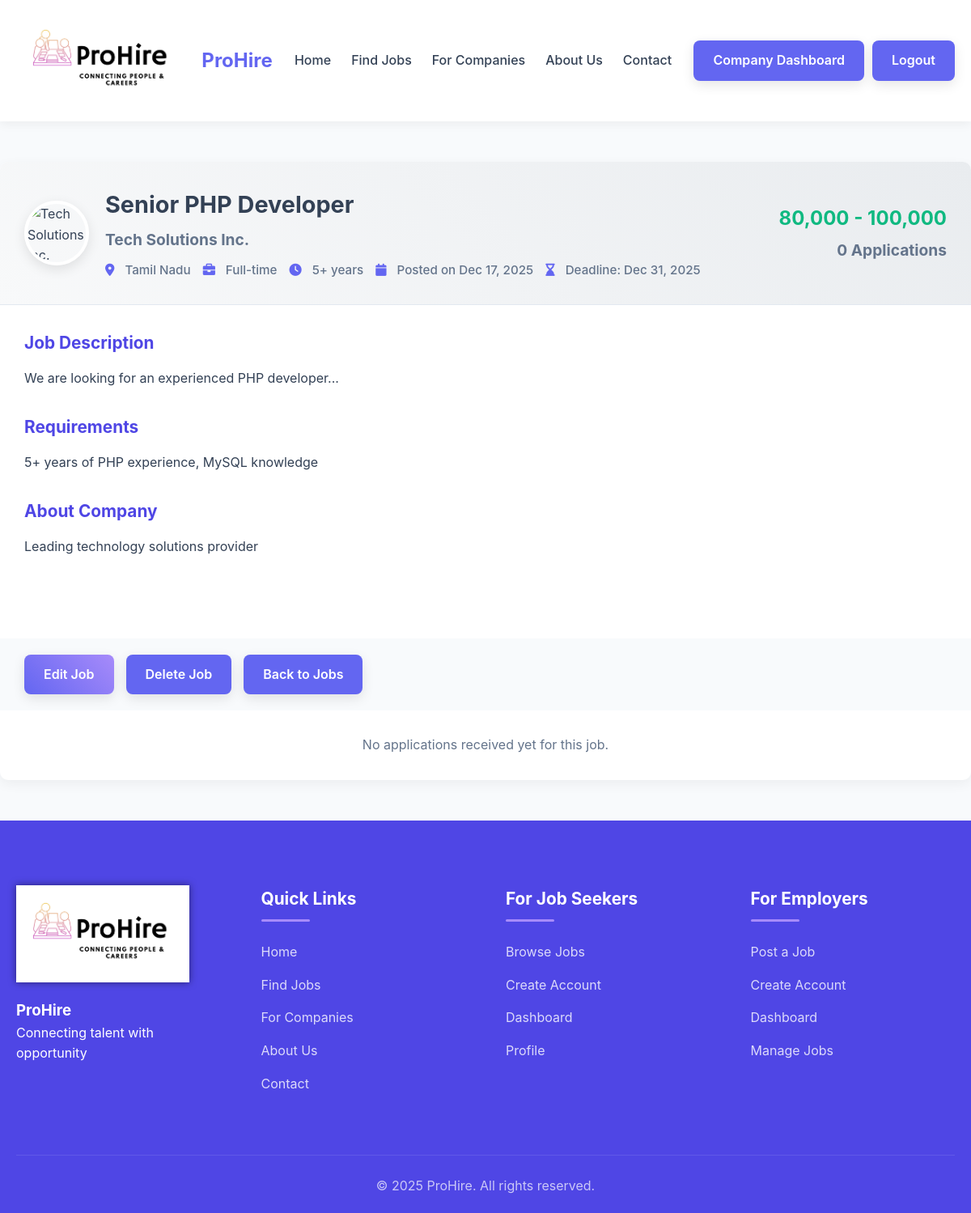
The app's page /company/view_job.php?id=1 (signed in) with its own data.
### tables this page shows
CREATE TABLE jobs (
    id INT(11) AUTO_INCREMENT PRIMARY KEY,
    company_id INT(11) NOT NULL,
    job_title VARCHAR(100) NOT NULL,
    description TEXT NOT NULL,
    requirements TEXT,
    salary VARCHAR(100),
    location VARCHAR(100),
    job_type VARCHAR(50),
    experience_required VARCHAR(50),
    posted_on TIMESTAMP DEFAULT CURRENT_TIMESTAMP,
    deadline DATE,
    FOREIGN KEY (company_id) REFERENCES companies(id)
);

CREATE TABLE companies (
    id INT(11) AUTO_INCREMENT PRIMARY KEY,
    company_name VARCHAR(100) NOT NULL,
    email VARCHAR(100) NOT NULL UNIQUE,
    password VARCHAR(255) NOT NULL,
    phone VARCHAR(20),
    address TEXT,
    industry VARCHAR(100),
    description TEXT,
    logo_path VARCHAR(255),
    created_at TIMESTAMP DEFAULT CURRENT_TIMESTAMP
);

### company/view_job.php (the view, shortened to what this page needs)
<?php
require_once '../includes/config.php';
$company_id = $_SESSION['company_id'];
$job_id = isset($_GET['id']) ? (int)$_GET['id'] : 0;
$query = "SELECT j.*, c.company_name, c.description as company_description, c.logo_path
          FROM jobs j
          JOIN companies c ON j.company_id = c.id
          WHERE j.id = $job_id AND j.company_id = $company_id";
$result = mysqli_query($conn, $query);
$job = mysqli_fetch_assoc($result);
$applications_query = "SELECT a.*, u.full_name, u.email, u.phone
                      FROM applications a
                      JOIN users u ON a.user_id = u.id
                      WHERE a.job_id = $job_id
                      ORDER BY a.applied_on DESC";
$applications_result = mysqli_query($conn, $applications_query);
$applications_count = mysqli_num_rows($applications_result);
include_once '../includes/header.php';
?>
<div class="container" style="padding: 50px 0;">
    <div class="job-details">
        <div class="job-header">
            <img src="<?php echo !empty($job['logo_path']) ? BASE_URL . $job['logo_path'] : BASE_URL . 'assets/images/company-placeholder.png'; ?>" alt="<?php echo $job['company_name']; ?>" class="company-logo">
            <div class="job-info">
                <h1><?php echo $job['job_title']; ?></h1>
                <h2><?php echo $job['company_name']; ?></h2>
                <div class="job-meta">
                    <span><i class="fas fa-map-marker-alt"></i> <?php echo $job['location']; ?></span>
                    <span><i class="fas fa-briefcase"></i> <?php echo $job['job_type']; ?></span>
                    <span><i class="fas fa-clock"></i> <?php echo $job['experience_required']; ?></span>
                    <span><i class="fas fa-calendar"></i> Posted on <?php echo date('M d, Y', strtotime($job['posted_on'])); ?></span>
                    <span><i class="fas fa-hourglass-end"></i> Deadline: <?php echo date('M d, Y', strtotime($job['deadline'])); ?></span>
                </div>
            </div>
            <div class="job-salary">
                <h3><?php echo $job['salary']; ?></h3>
                <p><?php echo $applications_count; ?> Applications</p>
            </div>
        </div>
        <div class="job-content">
            <div class="job-description">
                <h3>Job Description</h3>
                <p><?php echo nl2br($job['description']); ?></p>
            </div>
            <div class="job-requirements">
                <h3>Requirements</h3>
                <p><?php echo nl2br($job['requirements']); ?></p>
            </div>
            <div class="company-info">
                <h3>About Company</h3>
                <p><?php echo nl2br($job['company_description']); ?></p>
            </div>
        </div>
        <div class="job-actions">
            <a href="edit_job.php?id=<?php echo $job_id; ?>" class="btn btn-primary">Edit Job</a>
            <a href="delete_job.php?id=<?php echo $job_id; ?>" class="btn" onclick="return confirm('Are you sure you want to delete this job?')">Delete Job</a>
            <a href="manage_jobs.php" class="btn">Back to Jobs</a>
        </div>
        <?php if ($applications_count > 0): ?>
            <div class="applications-section">
                <h2>Applications (<?php echo $applications_count; ?>)</h2>
                <table class="table">
                    <thead>
                        <tr>
                            <th>Candidate</th>
                            <th>Email</th>
                            <th>Phone</th>
                            <th>Applied On</th>
                            <th>Status</th>
                            <th>Actions</th>
                        </tr>
                    </thead>
                    <tbody>
                        <?php while ($app = mysqli_fetch_assoc($applications_result)): ?>
                            <tr>
                                <td><?php echo $app['full_name']; ?></td>
                                <td><?php echo $app['email']; ?></td>
                                <td><?php echo $app['phone']; ?></td>
                                <td><?php echo date('M d, Y', strtotime($app['applied_on'])); ?></td>
                                <td><span class="status-badge status-<?php echo strtolower($app['status']); ?>"><?php echo $app['status']; ?></span></td>
                                <td>
                                    <a href="view_application.php?id=<?php echo $app['id']; ?>" class="btn btn-sm">View Details</a>
                                    <a href="update_application_status.php?id=<?php echo $app['id']; ?>&status=Shortlisted" class="btn btn-sm">Shortlist</a>
                                    <a href="update_application_status.php?id=<?php echo $app['id']; ?>&status=Rejected" class="btn btn-sm">Reject</a>
                                </td>
                            </tr>
                        <?php endwhile; ?>
                    </tbody>
                </table>
            </div>
        <?php else: ?>
            <div class="no-applications">
                <p>No applications received yet for this job.</p>
            </div>
        <?php endif; ?>
    </div>
</div>
<?php include_once '../includes/footer.php'; ?>

### assets/css/style.css (style rules this page uses)
:root { --primary-color: #6366f1; --primary-light: #818cf8; --primary-dark: #4f46e5; --secondary-color: #a78bfa; --text-color: #334155; --light-bg: #f8fafc; --white: #ffffff; --gray: #e2e8f0; --dark-gray: #64748b; --success: #10b981; --warning: #f59e0b; --danger: #ef4444; --shadow-light: 0 4px 12px rgba(0, 0, 0, 0.05); --shadow-medium: 0 10px 30px rgba(0, 0, 0, 0.1); --shadow-deep: 0 15px 40px rgba(0, 0, 0, 0.15); }
* { margin: 0; padding: 0; box-sizing: border-box; }
body { font-family: 'Inter', 'Segoe UI', Tahoma, Geneva, Verdana, sans-serif; line-height: 1.6; color: var(--text-color); background-color: var(--light-bg); min-height: 100vh; }
.container { width: 100%; max-width: 1200px; margin: 0 auto; padding: 0 20px; }
a, .btn, .stat-card, .job-card, .feature-card, .form-control { transition: all 0.3s cubic-bezier(0.25, 0.8, 0.25, 1); }
a { text-decoration: none; color: var(--primary-color); position: relative; }
a::after { content: ''; position: absolute; bottom: 0; left: 0; width: 0; height: 2px; background: var(--primary-color); }
.btn { display: inline-block; padding: 12px 24px; background: var(--primary-color); color: var(--white); border: none; border-radius: 8px; cursor: pointer; font-size: 16px; font-weight: 600; text-align: center; position: relative; overflow: hidden; box-shadow: 0 5px 15px rgba(0, 0, 0, 0.1); z-index: 1; }
.btn:before { content: ''; position: absolute; top: 0; left: -100%; width: 100%; height: 100%; background: rgba(255, 255, 255, 0.2); z-index: -1; }
.btn-primary { background: linear-gradient(45deg, var(--primary-color), var(--secondary-color)); }
.company-logo { width: 80px; height: 80px; border-radius: 50%; object-fit: cover; float: left; margin-right: 20px; border: 4px solid var(--white); box-shadow: 0 5px 15px rgba(0, 0, 0, 0.1); }
.job-meta { display: flex; flex-wrap: wrap; gap: 15px; color: var(--dark-gray); font-size: 0.95rem; }
.job-meta span { display: flex; align-items: center; gap: 5px; }
.job-description { margin-bottom: 15px; display: -webkit-box; -webkit-line-clamp: 3; -webkit-box-orient: vertical; overflow: hidden; line-height: 1.6; color: var(--text-color); }
.job-salary { font-weight: bold; color: var(--success); font-size: 1.2rem; }
.job-header { display: flex; justify-content: space-between; align-items: center; padding: 40px; background: linear-gradient(45deg, #f8f9fa, #e9ecef); border-bottom: 1px solid var(--gray); }
.job-meta { display: flex; flex-wrap: wrap; gap: 25px; }
.job-meta span { display: flex; align-items: center; color: var(--dark-gray); font-weight: 500; }
.job-meta i { margin-right: 8px; color: var(--primary-color); }
.job-description, .company-info { margin-bottom: 35px; }
.job-actions { margin-top: 40px; display: flex; gap: 20px; }

### company/view_job.php (style rules this page uses)
.job-details { background: #fff; border-radius: 10px; box-shadow: 0 5px 15px rgba(0, 0, 0, 0.05); overflow: hidden; }
.job-header { display: flex; padding: 30px; border-bottom: 1px solid #e2e8f0; align-items: center; }
.company-logo { width: 80px; height: 80px; border-radius: 50%; object-fit: cover; margin-right: 20px; }
.job-info { flex: 1; }
.job-info h1 { font-size: 1.8rem; margin-bottom: 5px; color: #334155; }
.job-info h2 { font-size: 1.2rem; color: #64748b; margin-bottom: 10px; }
.job-meta { display: flex; flex-wrap: wrap; gap: 15px; }
.job-meta span { display: flex; align-items: center; gap: 5px; color: #64748b; }
.job-salary { text-align: right; }
.job-salary h3 { font-size: 1.5rem; color: #10b981; margin-bottom: 5px; }
.job-salary p { color: #64748b; }
.job-content { padding: 30px; }
.job-description, .job-requirements, .company-info { margin-bottom: 30px; }
.job-description h3, .job-requirements h3, .company-info h3 { font-size: 1.3rem; margin-bottom: 15px; color: #4f46e5; }
.job-actions { padding: 20px 30px; background: #f8fafc; display: flex; gap: 15px; }
.no-applications { padding: 30px; text-align: center; color: #64748b; }

### records on screen
jobs: job_title "Senior PHP Developer", company.company_name "Tech Solutions Inc.", location "Tamil Nadu", job_type "Full-time", experience_required "5+ years", posted_on "Dec 17, 2025", deadline "Dec 31, 2025", salary "80,000 - 100,000", description "We are looking for an experienced PHP developer...", requirements "5+ years of PHP experience, MySQL knowledge", company.description "Leading technology solutions provider"

### other values on screen
$applications_count "0"
